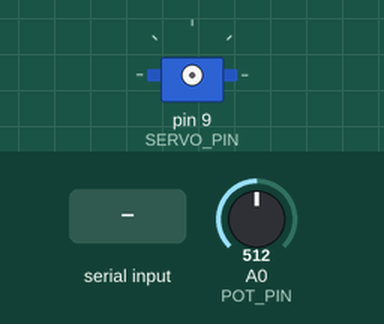
This sketch was run on a simulated Arduino Uno, built with avr-gcc and run on an emulated ATmega328P. On the bench: servo. Inputs (shaded band) come from the test bench; at power-on: A0 (POT_PIN) = 512.

Above: at 0.9 s.
1.0 s: "90,45\n" received over Serial
At 3.2 s:
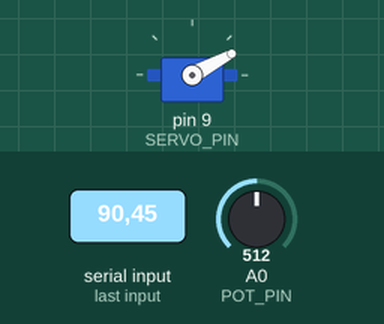
3.5 s: A0 (POT_PIN) set to 0
At 6.4 s:
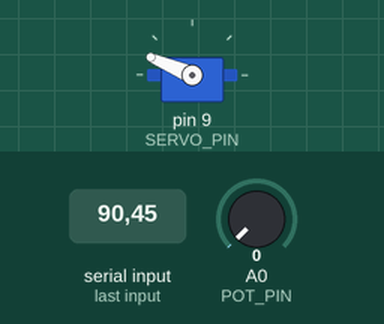
6.5 s: A0 (POT_PIN) set to 306
At 8.41 s:
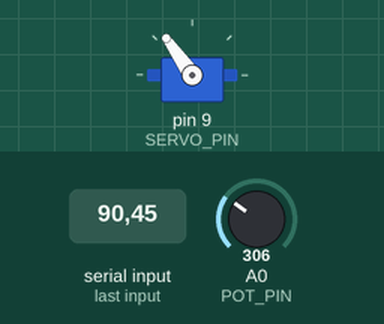
9.5 s: "30,150\n" received over Serial
Timing chart, 0 to 12.5 s (numbered marks = the images above; inputs shaded):
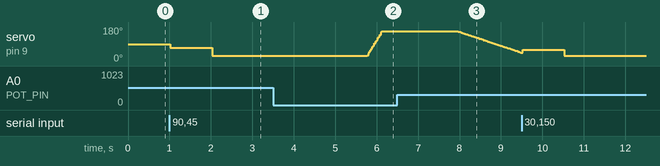

Measured:
- after the input at 1.0 s, servo on pin 9 (SERVO_PIN): 90° → 71° at once, → 28° 1.0 s later
- after the input at 3.5 s, servo on pin 9 (SERVO_PIN): moves from 28° to 157° over 0.35 s, starting after 2.3 s
- after the input at 6.5 s, servo on pin 9 (SERVO_PIN): moves from 157° to 45° over 1.5 s, starting after 1.5 s

The sketch:

servo_pid.ino
```cpp
#include <Arduino.h>
#include <Servo.h>

static const int SERVO_PIN = 9;
static const int POT_PIN   = A0;

// PID
float Kp = 1.0;
float Ki = 15.0;
float Kd = 0.0;

// For discrete-time PID
float sample_time = 0.01; // 10 ms
unsigned long last_time = 0;

// Variables for PID
float integral_term = 0.0;
float prev_error    = 0.0;

float volt_pos_minAngle = 0.176;   // measured pot voltage at angle = 0 deg
float volt_pos_maxAngle = 2.312;   // measured pot voltage at angle = 270 deg

float target_voltage = 1.24; // middle point
// 0.53 1.95

Servo servo;

// ========== SETUP ==========

void setup() {
  Serial.begin(9600);  // For Pi <--> Arduino comm

  while (Serial.available() == 0) {
    // do nothing, just wait
    delay(10);
  }

  servo.attach(SERVO_PIN);
  last_time = millis();
}

// ========== LOOP ==========

void loop() {
  unsigned long now = millis();
  float elapsed_sec = (now - last_time) / 1000.0;
  if (elapsed_sec >= sample_time) {
    last_time = now;

    // read serial angle
    if (Serial.available() > 0) {
      float new_angle = Serial.parseFloat();

      float angle = min(max(new_angle, -90), 90);

      target_voltage = volt_pos_minAngle + (angle + 135) / 270 * (volt_pos_maxAngle - volt_pos_minAngle);
    }

    // read pot
    int pot_raw = analogRead(POT_PIN);  // 0..1023
    float pot_voltage = pot_raw * (5.0 / 1023.0);

    // compute error
    float error = target_voltage - pot_voltage;

    if (fabs(error) < 0.01) {
      // If error is within ±0.01 V, treat it as 0
      error = 0.0;
    }

    // PID
    float p_out = Kp * error;
    integral_term += (Ki * error * elapsed_sec);
    float derivative_term = Kd * (error - prev_error) / elapsed_sec;
    float pid_out = p_out + integral_term + derivative_term;
    prev_error = error;

    float pwm_val_before = (pid_out + 5) / 10; // shift & scale from [-5..5] to [0..1]
    float pwm_val = max(min(pwm_val_before, 0.8333), 0.1667);

    servo.writeMicroseconds(500 + 2000 * pwm_val);

    // Serial.print("TargetVoltage=");
    // Serial.print(target_voltage, 2);
    // Serial.print(" PotVoltage=");
    // Serial.print(pot_voltage, 2);
    // Serial.print(" Error=");
    // Serial.print(error, 2);
    // Serial.print(" PID=");
    // Serial.print(pid_out, 2);
    // Serial.print(" PWM=");
    // Serial.print(500 + 2000 * pwm_val, 2);
    // Serial.println();
  }
}
```
